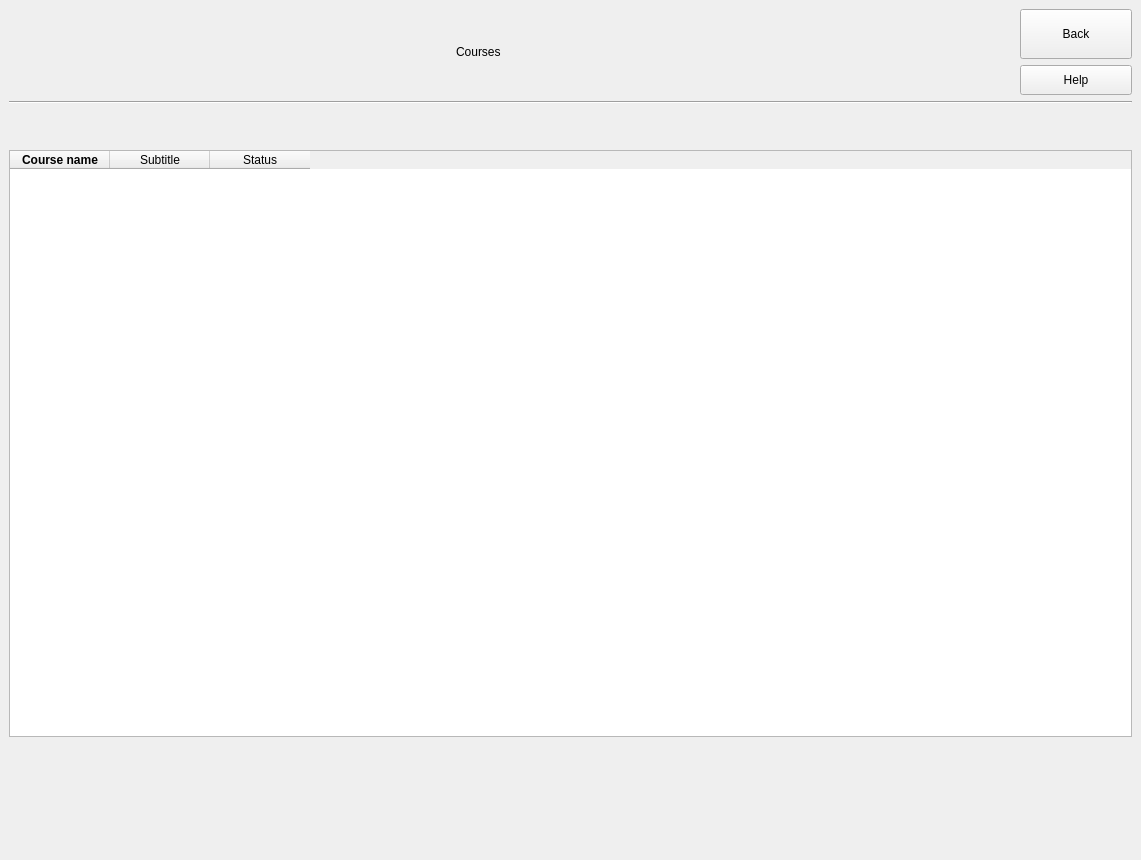
<?xml version="1.0" encoding="UTF-8"?>
<ui version="4.0">
 <class>MainWindow</class>
 <widget class="QMainWindow" name="MainWindow">
  <property name="geometry">
   <rect>
    <x>0</x>
    <y>0</y>
    <width>1141</width>
    <height>860</height>
   </rect>
  </property>
  <property name="minimumSize">
   <size>
    <width>1140</width>
    <height>860</height>
   </size>
  </property>
  <property name="maximumSize">
   <size>
    <width>1920</width>
    <height>1080</height>
   </size>
  </property>
  <property name="windowTitle">
   <string>MainWindow</string>
  </property>
  <widget class="QWidget" name="centralwidget">
   <layout class="QVBoxLayout" name="verticalLayout_3">
    <item>
     <layout class="QHBoxLayout" name="horizontalLayout" stretch="4,1,4,1">
      <item>
       <spacer name="horizontalSpacer_2">
        <property name="orientation">
         <enum>Qt::Orientation::Horizontal</enum>
        </property>
        <property name="sizeHint" stdset="0">
         <size>
          <width>40</width>
          <height>20</height>
         </size>
        </property>
       </spacer>
      </item>
      <item>
       <widget class="QLabel" name="label">
        <property name="text">
         <string>Courses</string>
        </property>
       </widget>
      </item>
      <item>
       <spacer name="horizontalSpacer">
        <property name="orientation">
         <enum>Qt::Orientation::Horizontal</enum>
        </property>
        <property name="sizeHint" stdset="0">
         <size>
          <width>40</width>
          <height>20</height>
         </size>
        </property>
       </spacer>
      </item>
      <item>
       <layout class="QVBoxLayout" name="verticalLayout_2">
        <item>
         <widget class="QPushButton" name="Back_Button">
          <property name="sizePolicy">
           <sizepolicy hsizetype="Expanding" vsizetype="Expanding">
            <horstretch>0</horstretch>
            <verstretch>0</verstretch>
           </sizepolicy>
          </property>
          <property name="minimumSize">
           <size>
            <width>80</width>
            <height>50</height>
           </size>
          </property>
          <property name="maximumSize">
           <size>
            <width>135</width>
            <height>60</height>
           </size>
          </property>
          <property name="text">
           <string>Back</string>
          </property>
         </widget>
        </item>
        <item>
         <widget class="QPushButton" name="Help_Button">
          <property name="sizePolicy">
           <sizepolicy hsizetype="Expanding" vsizetype="Expanding">
            <horstretch>0</horstretch>
            <verstretch>0</verstretch>
           </sizepolicy>
          </property>
          <property name="minimumSize">
           <size>
            <width>70</width>
            <height>30</height>
           </size>
          </property>
          <property name="maximumSize">
           <size>
            <width>130</width>
            <height>40</height>
           </size>
          </property>
          <property name="styleSheet">
           <string notr="true"/>
          </property>
          <property name="text">
           <string>Help</string>
          </property>
         </widget>
        </item>
       </layout>
      </item>
     </layout>
    </item>
    <item>
     <widget class="Line" name="line">
      <property name="orientation">
       <enum>Qt::Orientation::Horizontal</enum>
      </property>
     </widget>
    </item>
    <item>
     <spacer name="verticalSpacer">
      <property name="orientation">
       <enum>Qt::Orientation::Vertical</enum>
      </property>
      <property name="sizeType">
       <enum>QSizePolicy::Policy::Minimum</enum>
      </property>
      <property name="sizeHint" stdset="0">
       <size>
        <width>20</width>
        <height>40</height>
       </size>
      </property>
     </spacer>
    </item>
    <item>
     <layout class="QVBoxLayout" name="verticalLayout">
      <item>
       <widget class="QTableWidget" name="Table">
        <property name="minimumSize">
         <size>
          <width>1120</width>
          <height>587</height>
         </size>
        </property>
        <property name="styleSheet">
         <string notr="true"/>
        </property>
        <column>
         <property name="text">
          <string>Course name</string>
         </property>
         <property name="font">
          <font>
           <bold>true</bold>
          </font>
         </property>
        </column>
        <column>
         <property name="text">
          <string>Subtitle</string>
         </property>
        </column>
        <column>
         <property name="text">
          <string>Status</string>
         </property>
        </column>
       </widget>
      </item>
      <item>
       <spacer name="verticalSpacer_2">
        <property name="orientation">
         <enum>Qt::Orientation::Vertical</enum>
        </property>
        <property name="sizeType">
         <enum>QSizePolicy::Policy::Minimum</enum>
        </property>
        <property name="sizeHint" stdset="0">
         <size>
          <width>20</width>
          <height>130</height>
         </size>
        </property>
       </spacer>
      </item>
     </layout>
    </item>
   </layout>
  </widget>
 </widget>
 <resources/>
 <connections/>
</ui>
